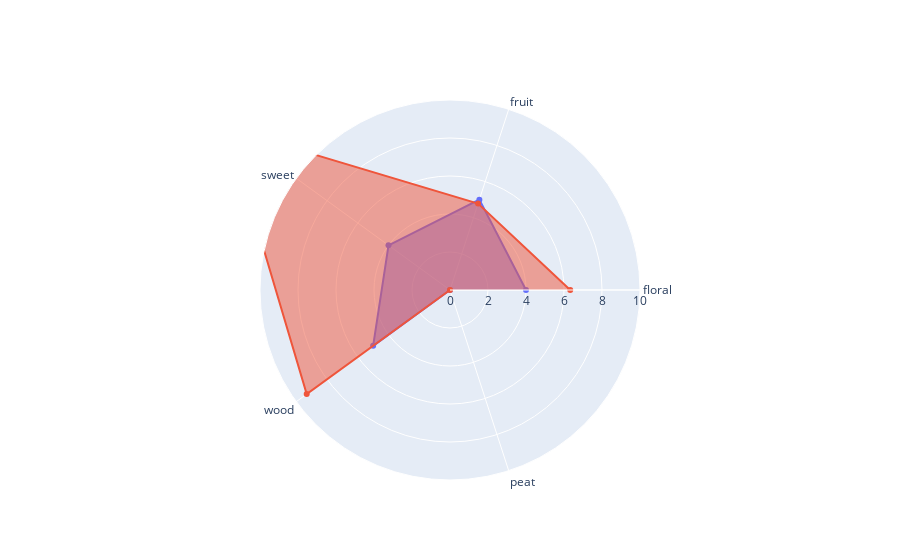

Notebook code cell kept with this figure:
### Code cell
OSA_compare_000636 = find_overlapping_profiles(OSA_plotting_000636, overlap_OSAs)
panelist_compare_000636 = [4,5,4,5,0]
compare_profiles(OSA_compare_000636, panelist_compare_000636)

### Figure 1 — Plotly figure (JSON) as saved in the notebook; plotly's stock layout.template omitted (floating-point values rounded to 4 significant figures)
{"data": [{"fill": "toself", "name": "panelist", "r": [4, 5, 4, 5, 0], "theta": ["floral", "fruit", "sweet", "wood", "peat"], "type": "scatterpolar"}, {"fill": "toself", "name": "MS_prediction", "r": [6.328, 4.782, 14.45, 9.323, 0], "theta": ["floral", "fruit", "sweet", "wood", "peat"], "type": "scatterpolar"}], "layout": {"polar": {"radialaxis": {"range": [0, 10], "visible": true}}, "showlegend": false}}
